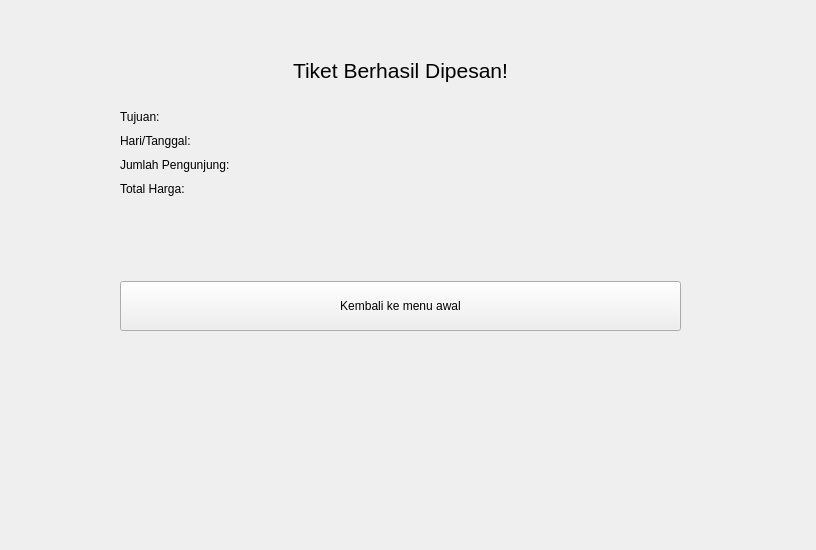
<?xml version="1.0" encoding="UTF-8"?>
<ui version="4.0">
 <class>Ticket</class>
 <widget class="QWidget" name="Ticket">
  <property name="geometry">
   <rect>
    <x>0</x>
    <y>0</y>
    <width>816</width>
    <height>550</height>
   </rect>
  </property>
  <property name="windowTitle">
   <string>Form</string>
  </property>
  <widget class="QLabel" name="label">
   <property name="geometry">
    <rect>
     <x>260</x>
     <y>40</y>
     <width>281</width>
     <height>61</height>
    </rect>
   </property>
   <property name="font">
    <font>
     <pointsize>16</pointsize>
    </font>
   </property>
   <property name="text">
    <string>Tiket Berhasil Dipesan!</string>
   </property>
   <property name="alignment">
    <set>Qt::AlignCenter</set>
   </property>
  </widget>
  <widget class="QWidget" name="verticalLayoutWidget">
   <property name="geometry">
    <rect>
     <x>120</x>
     <y>110</y>
     <width>561</width>
     <height>221</height>
    </rect>
   </property>
   <layout class="QVBoxLayout" name="verticalLayout">
    <property name="spacing">
     <number>10</number>
    </property>
    <item>
     <widget class="QLabel" name="label_tujuan">
      <property name="text">
       <string>Tujuan: </string>
      </property>
     </widget>
    </item>
    <item>
     <widget class="QLabel" name="label_tanggal">
      <property name="text">
       <string>Hari/Tanggal:</string>
      </property>
     </widget>
    </item>
    <item>
     <widget class="QLabel" name="label_pengunjung">
      <property name="text">
       <string>Jumlah Pengunjung: </string>
      </property>
     </widget>
    </item>
    <item>
     <widget class="QLabel" name="label_harga">
      <property name="text">
       <string>Total Harga:</string>
      </property>
     </widget>
    </item>
    <item>
     <spacer name="verticalSpacer">
      <property name="orientation">
       <enum>Qt::Vertical</enum>
      </property>
      <property name="sizeHint" stdset="0">
       <size>
        <width>20</width>
        <height>40</height>
       </size>
      </property>
     </spacer>
    </item>
    <item>
     <widget class="QPushButton" name="btn_kembali">
      <property name="minimumSize">
       <size>
        <width>0</width>
        <height>50</height>
       </size>
      </property>
      <property name="cursor">
       <cursorShape>PointingHandCursor</cursorShape>
      </property>
      <property name="text">
       <string>Kembali ke menu awal</string>
      </property>
     </widget>
    </item>
   </layout>
  </widget>
 </widget>
 <resources/>
 <connections/>
</ui>
